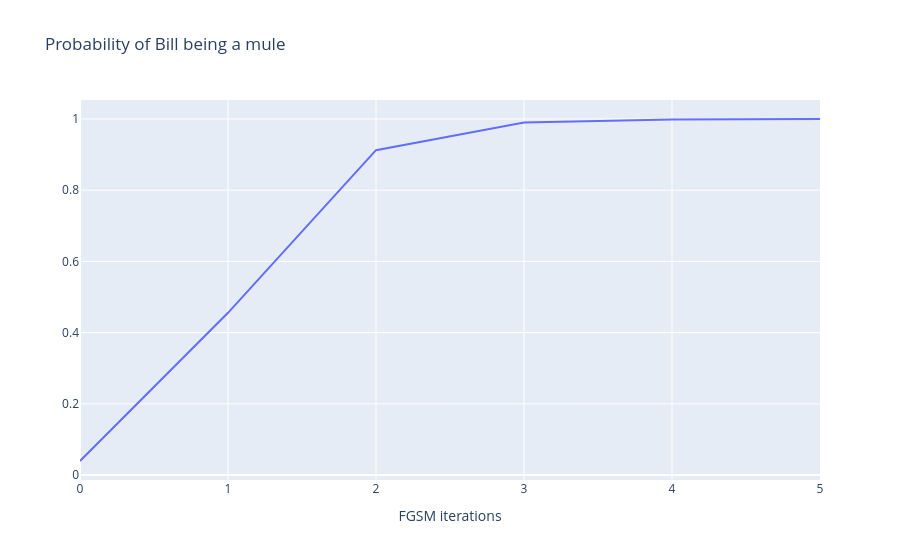

The cell this chart's notebook holds for it:
### Code cell
fig = go.Figure()
fig.add_trace(go.Scatter(x=list(range(6)), y=muleProbs, mode='lines'))
fig.update_layout(
    title='Probability of Bill being a mule',
    xaxis_title='FGSM iterations'
)
fig.show()

### Figure 1 — Plotly figure (JSON) as saved in the notebook; plotly's stock layout.template omitted (floating-point values rounded to 4 significant figures)
{"data": [{"mode": "lines", "type": "scatter", "x": [0, 1, 2, 3, 4, 5], "y": [0.03957, 0.4556, 0.9124, 0.9902, 0.9987, 0.9998]}], "layout": {"title": {"text": "Probability of Bill being a mule"}, "xaxis": {"title": {"text": "FGSM iterations"}}}}
